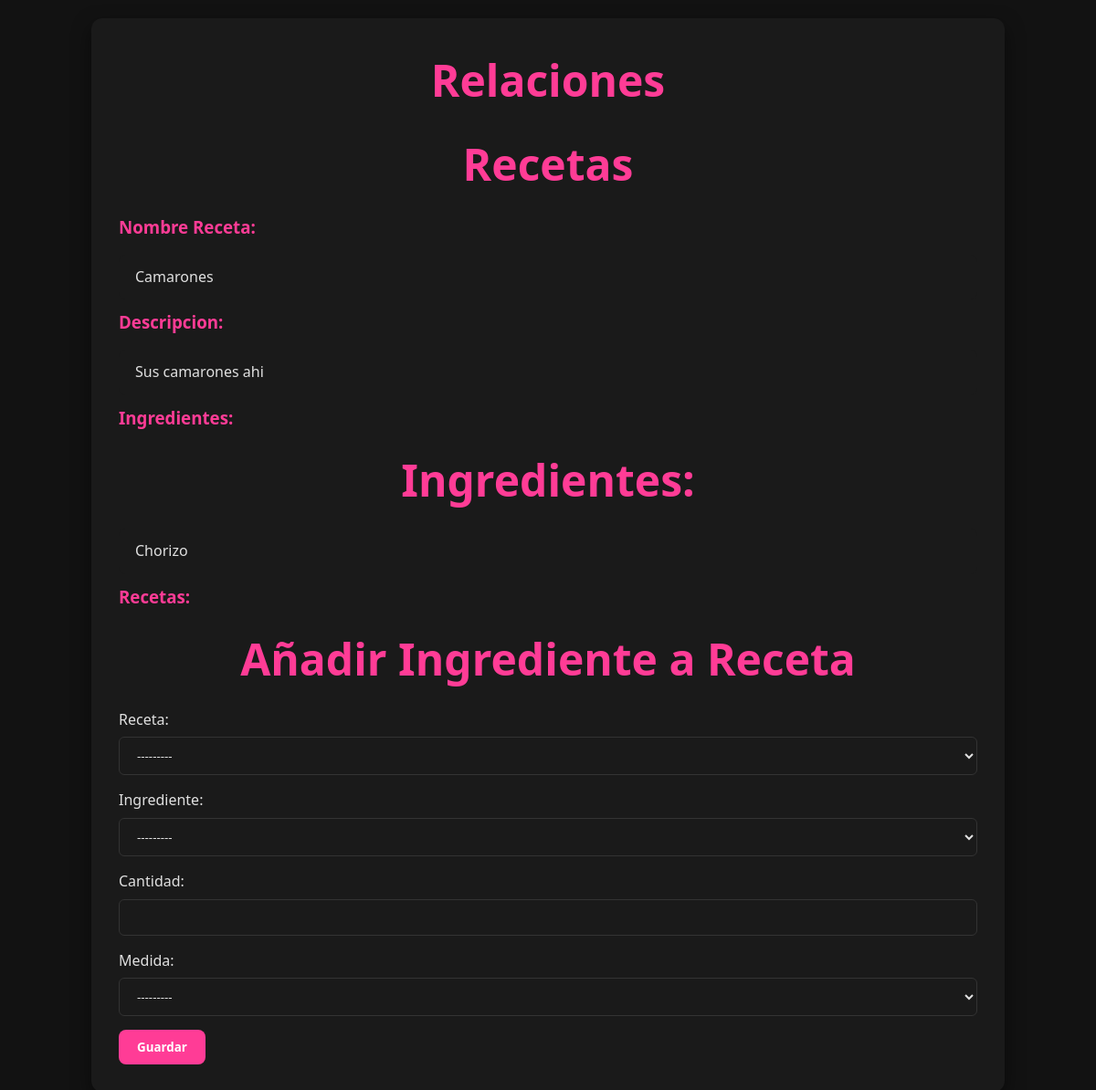
/relaciones, run on the app's committed database.
### app/models.py (models this page shows, shortened)
class Receta(models.Model):
    nombre = models.CharField(max_length=100)
    descripcion = models.TextField()
    ingredientes = models.ManyToManyField('Ingrediente', through='IngredienteReceta')
    def __str__(self):
        return self.nombre

class Ingrediente(models.Model):
    nombre = models.CharField(max_length=100)
    fecha_caducidad = models.DateField(null=True, blank=True)
    categoria = models.ForeignKey(CategoriaIngrediente, on_delete=models.CASCADE, null = True)
    refrigerado = models.BooleanField(default=False)
    cantidad = models.FloatField(null=True, blank=True)
    precio = models.FloatField(null=True, blank=True)
    def __str__(self):
        return self.nombre

### app/views.py (the view)
# urls.py: path('relaciones', views.relaciones, name='relaciones'),
def relaciones(request):
    recetas = Receta.objects.all()
    ingredientes = Ingrediente.objects.all()
    if request.method == 'POST':
        form = IngredienteRecetaModelForm(request.POST)
        if form.is_valid():
            form.save()
            form = IngredienteRecetaModelForm()
    else:
        form = IngredienteRecetaModelForm()
    return render(request, 'app/relaciones.html',{'recetas': recetas,'ingredientes': ingredientes,'form': form })

### app/forms.py
class IngredienteRecetaModelForm(forms.ModelForm):
    class Meta:
        model = IngredienteReceta
        fields = ['receta' ,'ingrediente', 'cantidad', 'medida']

### app/templates/app/relaciones.html (shortened to what this page needs)
{% extends "app/base.html" %}
{%block contenido%}
<h1>Relaciones</h1>
<h1> Recetas</h1>
{%for receta in recetas%}
<ul>
    <h3>Nombre Receta:</h3>
    <li>{{receta.nombre}}</li>
    <h3>Descripcion:</h3>
    <li>{{receta.descripcion}}</li>
    <h3>Ingredientes:</h3>
</ul>
{%endfor%}
<h1>Ingredientes:</h1>
{%for ingrediente in ingredientes%}
<ul>
    <li>{{ingrediente.nombre}}</li>
    <h3>Recetas:</h3>
</ul>
{%endfor%}
<h1>Añadir Ingrediente a Receta</h1>
<form method="post">
    {{ form.as_p }}
    <button type="submit">Guardar</button>
</form>
{%endblock%}

### app/static/app/style.css (style rules this page uses)
* { margin: 0; padding: 0; box-sizing: border-box; font-family: 'Poppins', 'Segoe UI', Tahoma, Geneva, Verdana, sans-serif; scroll-behavior: smooth; }
body { background-color: #121212; color: #e0e0e0; line-height: 1.6; padding: 20px; transition: all 0.3s ease; }
h1, h2, h3 { font-weight: 600; color: #ff3c96; margin-bottom: 15px; }
h1 { font-size: 3em; text-align: center; }
button, .btn { background-color: #ff3c96; border: none; padding: 10px 20px; border-radius: 8px; color: #fff; cursor: pointer; font-weight: 600; transition: all 0.3s ease; }
input[type="text"], input[type="number"], select, textarea { padding: 10px 15px; border-radius: 6px; border: 1px solid #333; margin-bottom: 15px; width: 100%; background-color: #1a1a1a; color: #e0e0e0; transition: all 0.3s ease; }
label { font-weight: 500; margin-bottom: 6px; display: block; color: #e0e0e0; }
ul { list-style: none; padding-left: 0; }
ul li { background-color: #1a1a1a; margin: 10px 0; padding: 12px 18px; border-radius: 8px; transition: all 0.3s ease; cursor: pointer; }

### data on the page
Receta: nombre "Camarones", descripcion "Sus camarones ahi"
Ingrediente: nombre "Chorizo"
